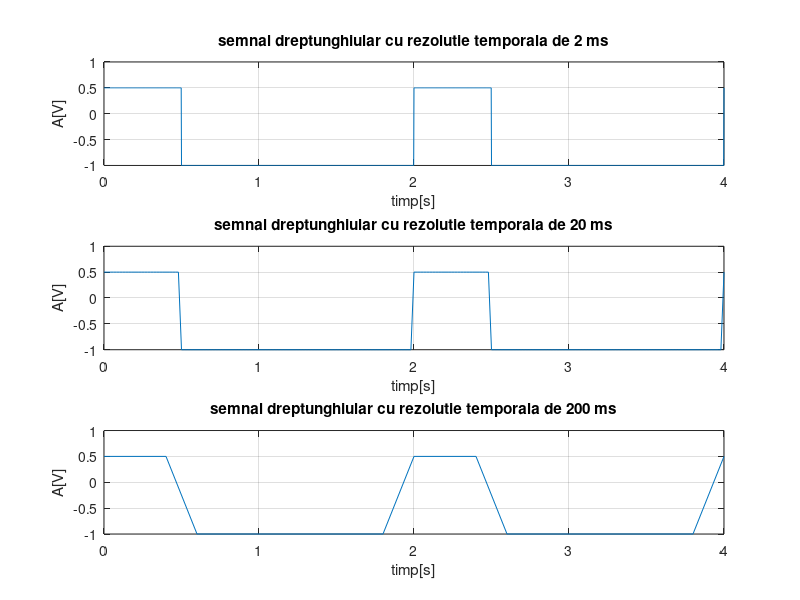

Source code (MATLAB):
%Se va genera un semnal cu rezolutie temporara de 2ms, 20ms 200ms 
%pentru un semnal continuu de tipul: 
% Semnal dreptunghiular periodic cu :
  % Perioad?: 2 s. 
  % Factor de umplere: 25%. 
  % Nivel maxim: +0.5. 
  % Nivel minim: -1. 
  
 %pemtru o rezolutie temporala de 2ms:
 t=0:0.002:4 %se vor afisa 2 perioade
 f=0.5 
 w=2*pi*f %o perioada va avea 2s
 duty=25 %factorul de umplere este de 25%
 x=0.75*square(w*t,duty)-0.25 
 %pentru semnalul dreptunghiular se foloseste functia square si se va afisa
 % 75% din semnal si va fi tras in jos cu 0.25V
 subplot(3,1,1)
 plot(t,x)
 grid on
 xlabel('timp[s]')
 ylabel('A[V]')
 title('semnal dreptunghiular cu rezolutie temporala de 2 ms')
 
 %pemtru o rezolutie temporala de 20ms:
 t=0:0.02:4
 f=0.5
 w=2*pi*f
 duty=25
 x=0.75*square(w*t,duty)-0.25
 subplot(3,1,2)
 plot(t,x)
 grid on
 xlabel('timp[s]')
 ylabel('A[V]')
 title('semnal dreptunghiular cu rezolutie temporala de 20 ms')
 
 %pemtru o rezolutie temporala de 200 ms:
 t=0:0.2:4
 f=0.5
 w=2*pi*f
 duty=25
 x=0.75*square(w*t,duty)-0.25
 subplot(3,1,3)
 plot(t,x)
 grid on
 xlabel('timp[s]')
 ylabel('A[V]')
 title('semnal dreptunghiular cu rezolutie temporala de 200 ms')
 